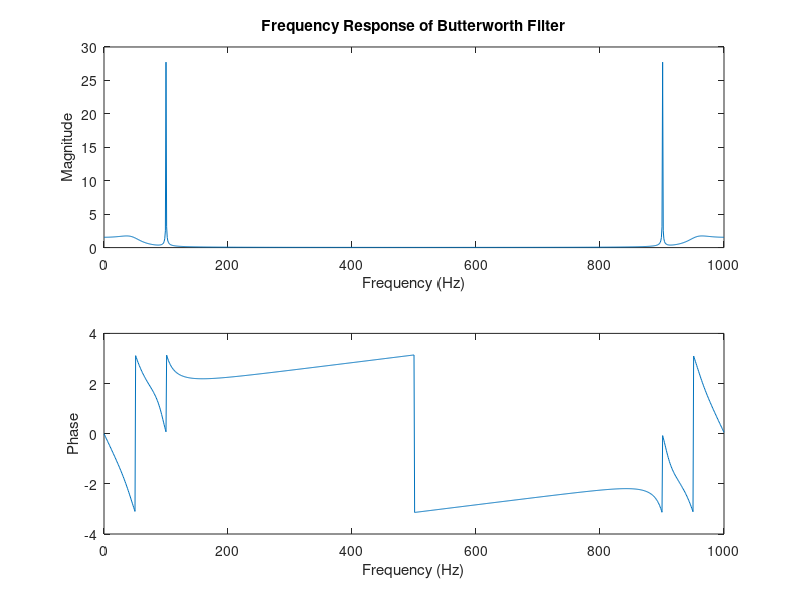

This figure's MATLAB source:
% Define the filter parameters
fs = 1000;  % Sampling frequency in Hz
fc = 50;    % Cutoff frequency in Hz
n = 4;      % Filter order

% Create a Butterworth filter
[b, a] = butter(n, fc/(fs/2));

% Generate a test signal
t = 0:1/fs:1;
x = sin(2*pi*100*t);

% Filter the signal using the filter function
y = filter(b, a, x);

% Compute the frequency response of the filtered signal
Y = fft(y);
f = linspace(0, fs, length(Y));
magY = abs(Y);
phaseY = angle(Y);

% Plot the frequency response
figure;
subplot(2, 1, 1);
plot(f, magY);
xlabel('Frequency (Hz)');
ylabel('Magnitude');
title('Frequency Response of Butterworth Filter');

subplot(2, 1, 2);
plot(f, phaseY);
xlabel('Frequency (Hz)');
ylabel('Phase');